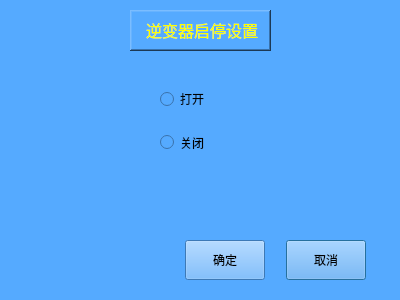
<?xml version="1.0" encoding="UTF-8"?>
<ui version="4.0">
 <class>Inverter_Switch</class>
 <widget class="QDialog" name="Inverter_Switch">
  <property name="geometry">
   <rect>
    <x>0</x>
    <y>0</y>
    <width>400</width>
    <height>300</height>
   </rect>
  </property>
  <property name="windowTitle">
   <string>Dialog</string>
  </property>
  <property name="styleSheet">
   <string notr="true">background-color: rgb(85, 170, 255);</string>
  </property>
  <widget class="QLabel" name="label">
   <property name="geometry">
    <rect>
     <x>130</x>
     <y>10</y>
     <width>141</width>
     <height>41</height>
    </rect>
   </property>
   <property name="styleSheet">
    <string notr="true">background-color: rgb(255, 170, 127);
background-color: rgb(170, 170, 255);
background-color: rgb(85, 255, 127);
background-color: rgb(170, 170, 255);
background-color: rgb(85, 170, 255);</string>
   </property>
   <property name="frameShape">
    <enum>QFrame::WinPanel</enum>
   </property>
   <property name="frameShadow">
    <enum>QFrame::Raised</enum>
   </property>
   <property name="text">
    <string>&lt;html&gt;&lt;head/&gt;&lt;body&gt;&lt;p align=&quot;center&quot;&gt;&lt;span style=&quot; font-size:12pt; color:#ffff00;&quot;&gt;逆变器启停设置&lt;/span&gt;&lt;/p&gt;&lt;/body&gt;&lt;/html&gt;</string>
   </property>
  </widget>
  <widget class="QWidget" name="layoutWidget">
   <property name="geometry">
    <rect>
     <x>170</x>
     <y>230</y>
     <width>211</width>
     <height>61</height>
    </rect>
   </property>
   <layout class="QHBoxLayout" name="horizontalLayout">
    <item>
     <widget class="QPushButton" name="Inverter_Switch_OkBtn">
      <property name="sizePolicy">
       <sizepolicy hsizetype="Minimum" vsizetype="Minimum">
        <horstretch>0</horstretch>
        <verstretch>0</verstretch>
       </sizepolicy>
      </property>
      <property name="maximumSize">
       <size>
        <width>80</width>
        <height>40</height>
       </size>
      </property>
      <property name="styleSheet">
       <string notr="true">font: 16pt &quot;楷体&quot;;</string>
      </property>
      <property name="text">
       <string>确定</string>
      </property>
      <property name="default">
       <bool>true</bool>
      </property>
     </widget>
    </item>
    <item>
     <widget class="QPushButton" name="Inverter_Switch_QuitBtn">
      <property name="sizePolicy">
       <sizepolicy hsizetype="Minimum" vsizetype="Minimum">
        <horstretch>0</horstretch>
        <verstretch>0</verstretch>
       </sizepolicy>
      </property>
      <property name="maximumSize">
       <size>
        <width>80</width>
        <height>40</height>
       </size>
      </property>
      <property name="styleSheet">
       <string notr="true">font: 16pt &quot;楷体&quot;;</string>
      </property>
      <property name="text">
       <string>取消</string>
      </property>
      <property name="default">
       <bool>true</bool>
      </property>
     </widget>
    </item>
   </layout>
  </widget>
  <widget class="QWidget" name="layoutWidget_2">
   <property name="geometry">
    <rect>
     <x>160</x>
     <y>80</y>
     <width>91</width>
     <height>81</height>
    </rect>
   </property>
   <layout class="QVBoxLayout" name="verticalLayout">
    <item>
     <widget class="QRadioButton" name="Inverter_Open_Btn">
      <property name="sizePolicy">
       <sizepolicy hsizetype="Minimum" vsizetype="Minimum">
        <horstretch>0</horstretch>
        <verstretch>0</verstretch>
       </sizepolicy>
      </property>
      <property name="styleSheet">
       <string notr="true">font: 16pt &quot;楷体&quot;;</string>
      </property>
      <property name="text">
       <string>打开</string>
      </property>
     </widget>
    </item>
    <item>
     <widget class="QRadioButton" name="Inverter_Close_Btn">
      <property name="sizePolicy">
       <sizepolicy hsizetype="Minimum" vsizetype="Minimum">
        <horstretch>0</horstretch>
        <verstretch>0</verstretch>
       </sizepolicy>
      </property>
      <property name="styleSheet">
       <string notr="true">font: 16pt &quot;楷体&quot;;</string>
      </property>
      <property name="text">
       <string>关闭</string>
      </property>
     </widget>
    </item>
   </layout>
  </widget>
 </widget>
 <resources/>
 <connections/>
</ui>
